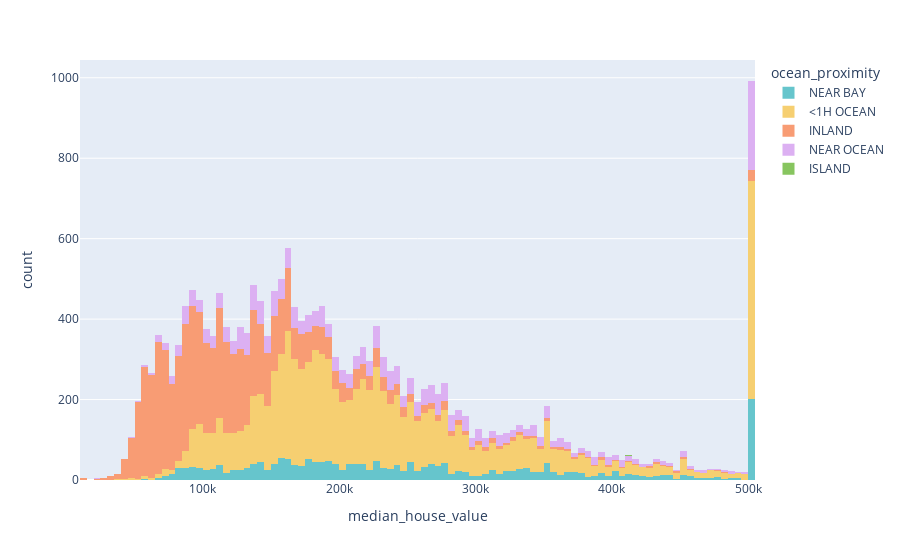

The notebook cell saved with this chart:
### Code cell
px.histogram(data_frame=df, x='median_house_value', color = 'ocean_proximity', color_discrete_sequence= px.colors.qualitative.Pastel)

### Figure 1 — Plotly figure (JSON) as saved in the notebook; plotly's stock layout.template omitted (floating-point values rounded to 4 significant figures; data arrays with more than 128 entries replaced by an {"elided": "..."} marker saying what was removed)
{"data": [{"alignmentgroup": "True", "bingroup": "x", "hovertemplate": "ocean_proximity=NEAR BAY<br>median_house_value=%{x}<br>count=%{y}<extra></extra>", "legendgroup": "NEAR BAY", "marker": {"color": "rgb(102, 197, 204)", "pattern": {"shape": ""}}, "name": "NEAR BAY", "offsetgroup": "NEAR BAY", "orientation": "v", "showlegend": true, "type": "histogram", "x": {"elided": "2290 int values"}, "xaxis": "x", "yaxis": "y"}, {"alignmentgroup": "True", "bingroup": "x", "hovertemplate": "ocean_proximity=<1H OCEAN<br>median_house_value=%{x}<br>count=%{y}<extra></extra>", "legendgroup": "<1H OCEAN", "marker": {"color": "rgb(246, 207, 113)", "pattern": {"shape": ""}}, "name": "<1H OCEAN", "offsetgroup": "<1H OCEAN", "orientation": "v", "showlegend": true, "type": "histogram", "x": {"elided": "9136 int values"}, "xaxis": "x", "yaxis": "y"}, {"alignmentgroup": "True", "bingroup": "x", "hovertemplate": "ocean_proximity=INLAND<br>median_house_value=%{x}<br>count=%{y}<extra></extra>", "legendgroup": "INLAND", "marker": {"color": "rgb(248, 156, 116)", "pattern": {"shape": ""}}, "name": "INLAND", "offsetgroup": "INLAND", "orientation": "v", "showlegend": true, "type": "histogram", "x": {"elided": "6551 int values"}, "xaxis": "x", "yaxis": "y"}, {"alignmentgroup": "True", "bingroup": "x", "hovertemplate": "ocean_proximity=NEAR OCEAN<br>median_house_value=%{x}<br>count=%{y}<extra></extra>", "legendgroup": "NEAR OCEAN", "marker": {"color": "rgb(220, 176, 242)", "pattern": {"shape": ""}}, "name": "NEAR OCEAN", "offsetgroup": "NEAR OCEAN", "orientation": "v", "showlegend": true, "type": "histogram", "x": {"elided": "2658 int values"}, "xaxis": "x", "yaxis": "y"}, {"alignmentgroup": "True", "bingroup": "x", "hovertemplate": "ocean_proximity=ISLAND<br>median_house_value=%{x}<br>count=%{y}<extra></extra>", "legendgroup": "ISLAND", "marker": {"color": "rgb(135, 197, 95)", "pattern": {"shape": ""}}, "name": "ISLAND", "offsetgroup": "ISLAND", "orientation": "v", "showlegend": true, "type": "histogram", "x": [450000, 414700, 300000, 450000, 287500], "xaxis": "x", "yaxis": "y"}], "layout": {"barmode": "relative", "legend": {"title": {"text": "ocean_proximity"}, "tracegroupgap": 0}, "margin": {"t": 60}, "xaxis": {"anchor": "y", "domain": [0, 1], "title": {"text": "median_house_value"}}, "yaxis": {"anchor": "x", "domain": [0, 1], "title": {"text": "count"}}}}
